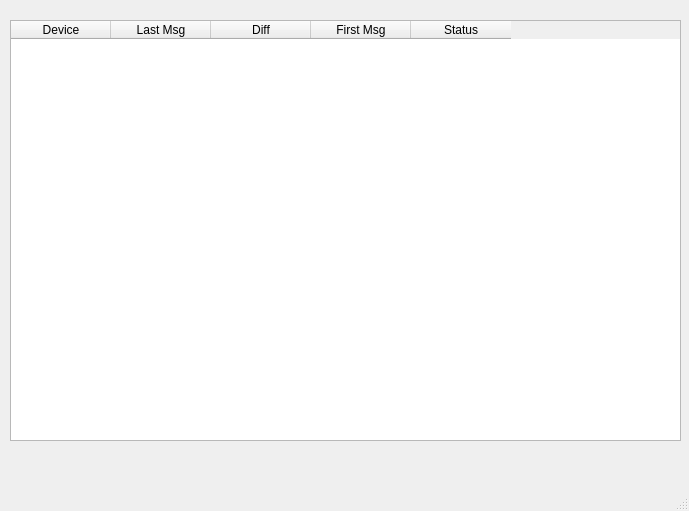
<?xml version="1.0" encoding="UTF-8"?>
<ui version="4.0">
 <class>MainWindow</class>
 <widget class="QMainWindow" name="MainWindow">
  <property name="geometry">
   <rect>
    <x>0</x>
    <y>0</y>
    <width>689</width>
    <height>511</height>
   </rect>
  </property>
  <property name="windowTitle">
   <string>CSLAM Diagnostics</string>
  </property>
  <widget class="QWidget" name="centralwidget">
   <widget class="QTableWidget" name="tableWidget">
    <property name="geometry">
     <rect>
      <x>10</x>
      <y>20</y>
      <width>671</width>
      <height>421</height>
     </rect>
    </property>
    <column>
     <property name="text">
      <string>Device</string>
     </property>
    </column>
    <column>
     <property name="text">
      <string>Last Msg</string>
     </property>
    </column>
    <column>
     <property name="text">
      <string>Diff</string>
     </property>
    </column>
    <column>
     <property name="text">
      <string>First Msg</string>
     </property>
    </column>
    <column>
     <property name="text">
      <string>Status</string>
     </property>
    </column>
   </widget>
  </widget>
  <widget class="QMenuBar" name="menubar">
   <property name="geometry">
    <rect>
     <x>0</x>
     <y>0</y>
     <width>689</width>
     <height>25</height>
    </rect>
   </property>
  </widget>
  <widget class="QStatusBar" name="statusbar"/>
 </widget>
 <resources/>
 <connections/>
</ui>
